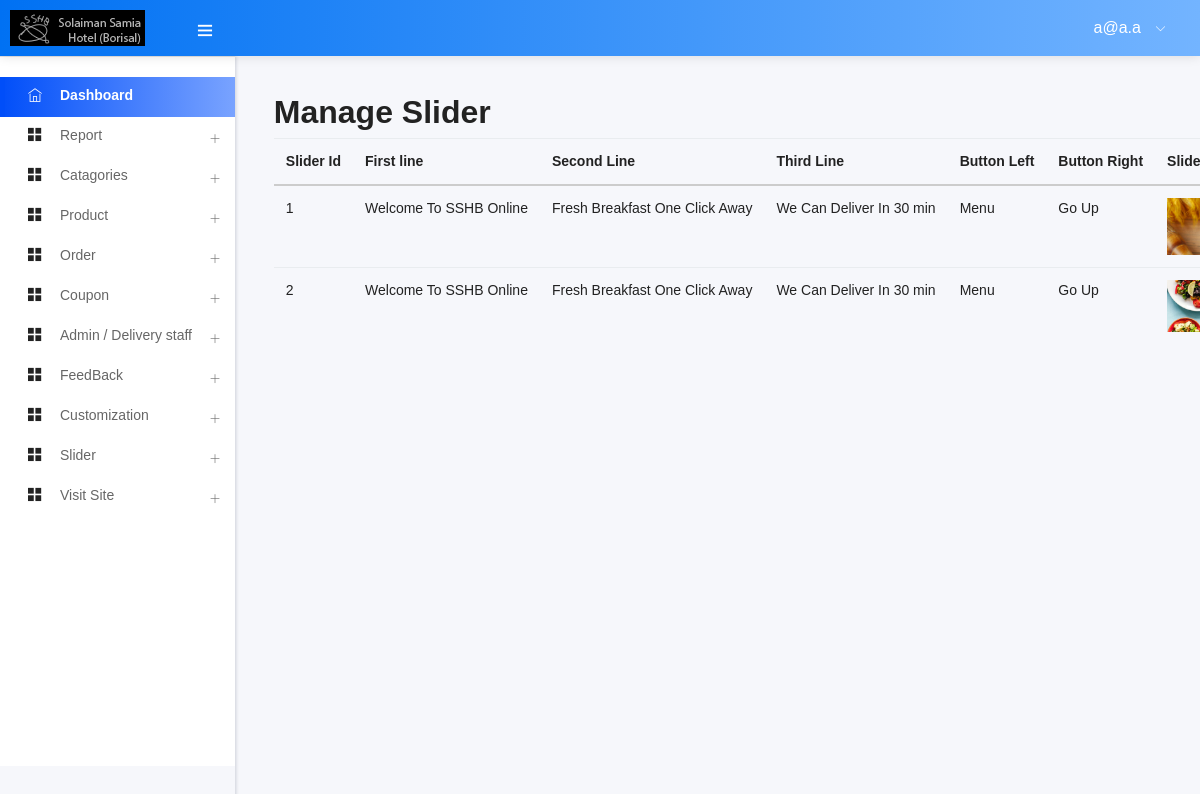
Page /admin/manage_slider.php (signed in) on the committed database.
### tables this page shows
CREATE TABLE `add_logo` (
  `id` int(10) NOT NULL,
  `img` varchar(200) NOT NULL
);

CREATE TABLE `slider` (
  `slider_id` int(11) NOT NULL,
  `first_line` varchar(255) NOT NULL,
  `second_line` varchar(255) NOT NULL,
  `third_line` varchar(255) NOT NULL,
  `btn_left` varchar(25) NOT NULL,
  `btn_right` varchar(25) NOT NULL,
  `slider_img` varchar(255) NOT NULL
);

### admin/manage_slider.php (called while the page is built, shortened)
<?php
    include ("template.php");
?>

### admin/class/adminback.php (called while the page is built, shortened)
<?php
class  adminback
{
    private $connection;
    function __construct()
    {
        $dbhost = "localhost";
        $dbuser = "smabdulmueid97-app1";
        $dbpass = "Ld5vTApE9TKvXvhQdFxz";
        $dbname = "app1";
        $this->connection = mysqli_connect($dbhost, $dbuser, $dbpass, $dbname);
    }
    function display_logo()
    {
        $query = "SELECT * FROM add_logo";
        if (mysqli_query($this->connection, $query)) {
            $pdt_info = mysqli_query($this->connection, $query);
            return $pdt_info;
        }
    }
    function SlideShow()
    {
        $query = "SELECT * FROM `slider`";
        if (mysqli_query($this->connection, $query)) {
            $row = mysqli_query($this->connection, $query);
            return $row;
        }
    }
}

### admin/views/manage_slider_view.php (the view, shortened to what this page needs)
<?php
 $rows = $obj->SlideShow();
?>
<h2>Manage Slider</h2>
<table class="table">
    <thead>
        <tr>
            <th>Slider Id</th>
            <th>First line</th>
            <th>Second Line</th>
            <th>Third Line</th>
            <th>Button Left</th>
            <th>Button Right</th>
            <th>Slide Image</th>
        </tr>
    </thead>
    <tbody>
    <?php
        while($row = mysqli_fetch_assoc($rows)){
    ?>
        <tr>
            <td> <?php echo $row['slider_id'] ?></td>
            <td> <?php echo $row['first_line'] ?></td>
            <td> <?php echo $row['second_line'] ?></td>
            <td> <?php echo $row['third_line'] ?></td>
            <td> <?php echo $row['btn_left'] ?></td>
            <td> <?php echo $row['btn_right'] ?></td>
            <td> <img src="uploads/<?php echo $row['slider_img'] ?>" width="200px"> </td>
        </tr>
        <?php } ?>
    </tbody>
</table>

### admin/includes/headernav.php (shortened to what this page needs)
<nav class="navbar header-navbar pcoded-header">
               <div class="navbar-wrapper">
                   <div class="navbar-logo">
                       <a class="mobile-menu" id="mobile-collapse" href="#!">
                           <i class="ti-menu"></i>
                       </a>
                       <a href="index.php">
                       <?php
                        $obj=new adminback();
                        $logo_info = $obj->display_logo();
                        $logo = mysqli_fetch_assoc($logo_info);
                       ?>
                           <img class="img-fluid" src="uploads/<?php echo $logo['img']; ?>" alt="Theme-Logo" />
                       </a>
                   </div>
                   <div class="navbar-container container-fluid">
                       <ul class="nav-right">
                           <li class="user-profile header-notification">
                               <a href="#!">
                                   <span> <?php echo $admin_email ?> </span>
                                   <i class="ti-angle-down"></i>
                               </a>
                           </li>
                       </ul>
                   </div>
               </div>
           </nav>

### rows in the picture
add_logo: img (picture)
slider: slider_id "1", first_line "Welcome To SSHB Online", second_line "Fresh Breakfast One Click Away", third_line "We Can Deliver In 30 min", btn_left "Menu", btn_right "Go Up", shows a picture
slider: slider_id "2", first_line "Welcome To SSHB Online", second_line "Fresh Breakfast One Click Away", third_line "We Can Deliver In 30 min", btn_left "Menu", btn_right "Go Up", shows a picture

### other values in the picture
$admin_email "a@a.a"
